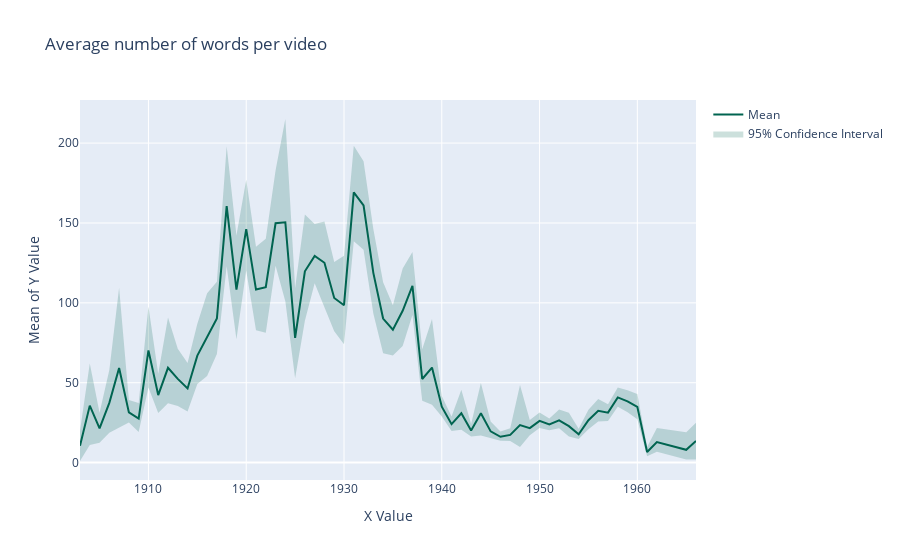

Write notebook code for a chart like this one.
### Code cell
plot_with_ci('num_words', title='Average number of words per video')
